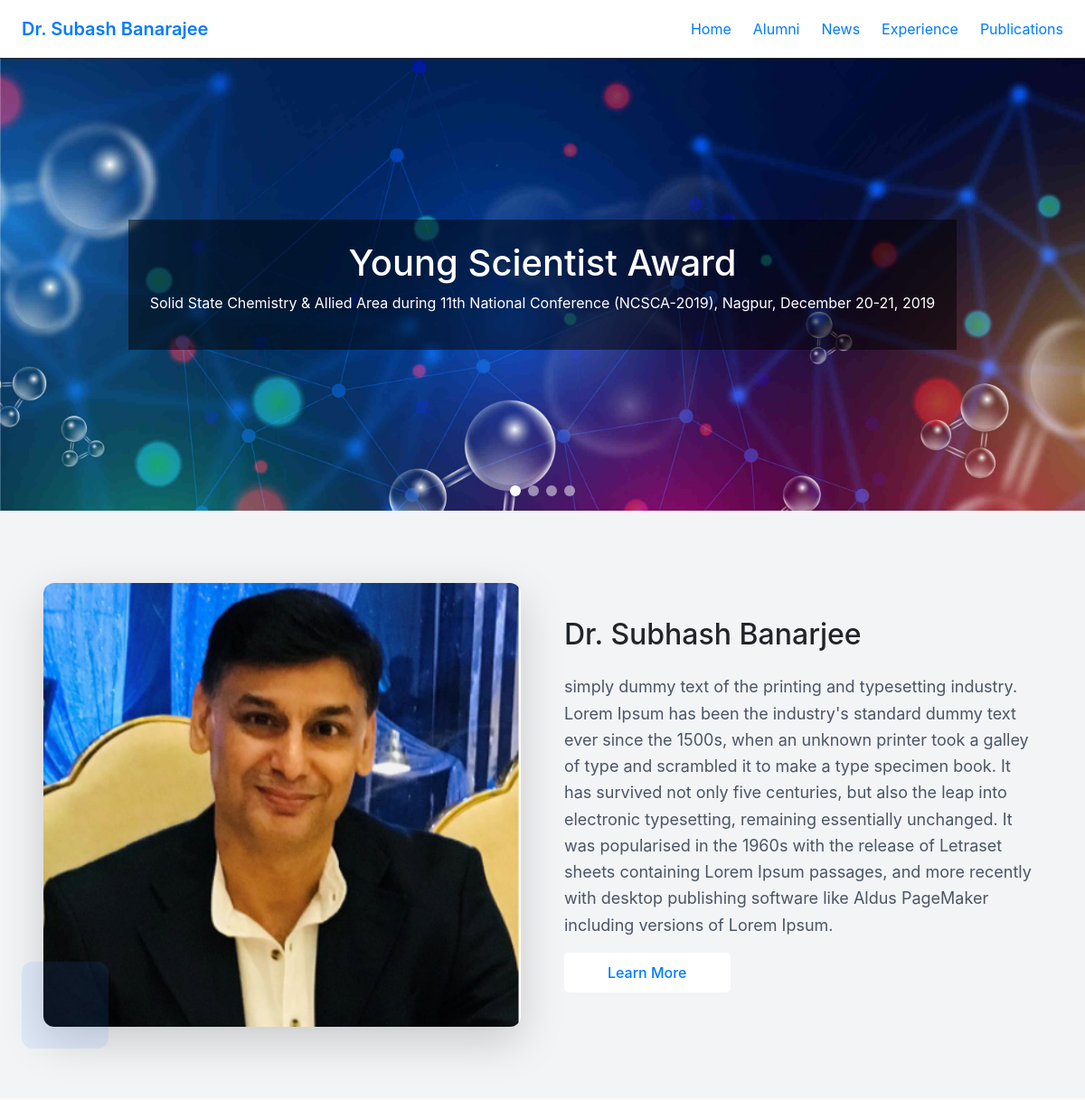
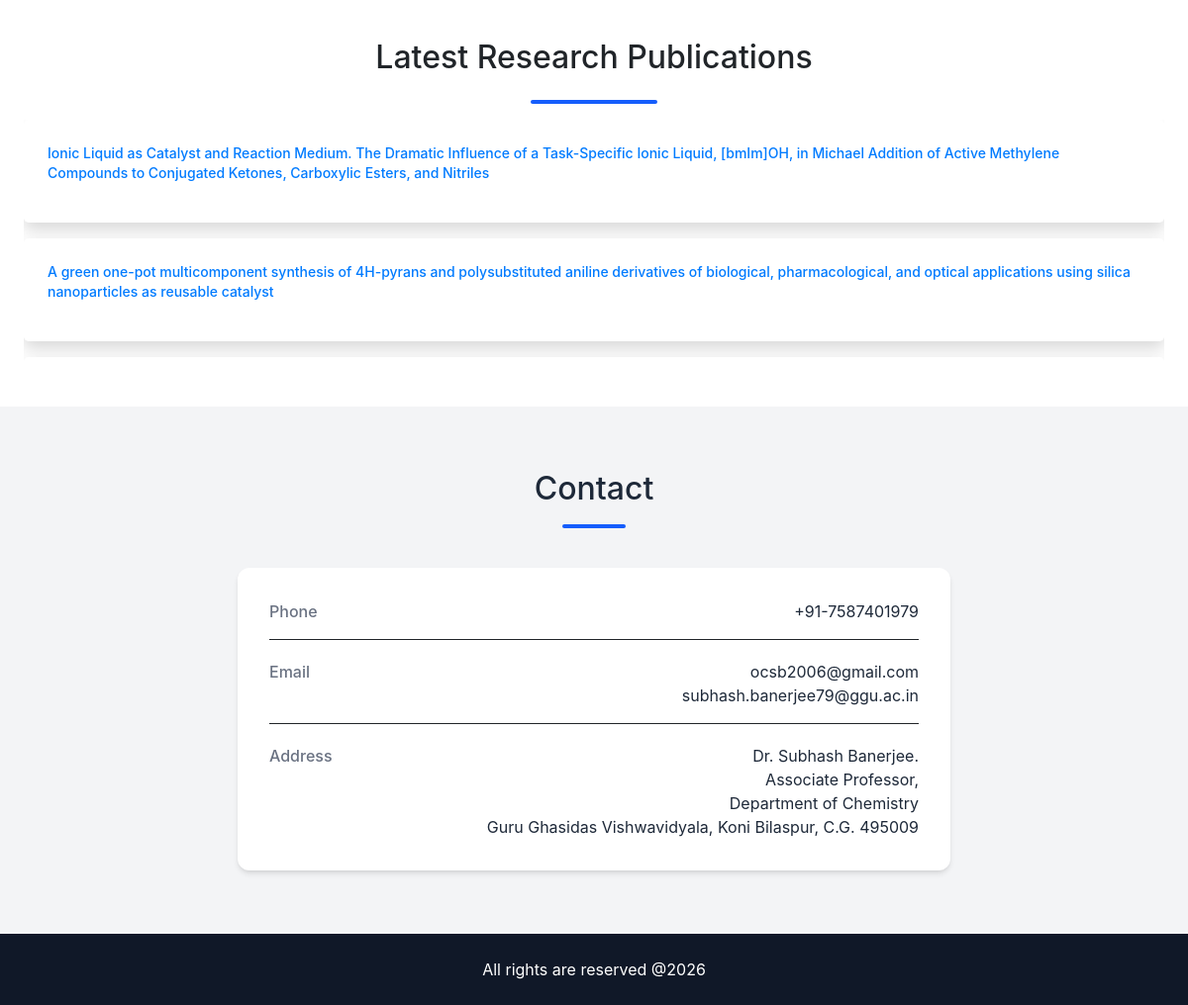
The page / on the database its author committed (2 pictures, top to bottom).
### core/models.py (models this page shows, shortened)
class SingletonModel(models.Model):
    class Meta:
        abstract = True
    @classmethod
    def load(cls):
        obj, created = cls.objects.get_or_create(pk=1)
        return obj

class SiteSettings(SingletonModel):
    site_name = models.CharField(max_length=200)
    logo = models.ImageField(upload_to="logo/", blank=True, null=True)
    announcement_text = models.CharField(max_length=255, blank=True)
    announcement_link = models.URLField(blank=True)

class NavigationItem(models.Model):
    name = models.CharField(max_length=100)
    url = models.CharField(max_length=200)
    order = models.PositiveIntegerField(default=0)
    is_active = models.BooleanField(default=True)
    class Meta:
        ordering = ['order']

class Footer(SingletonModel):
    content = models.TextField()

### home/models.py (models this page shows, shortened)
class HeroSlider(models.Model):
    title = models.CharField(max_length=200)
    subtitle = models.TextField(blank=True)
    background_image = models.ImageField(upload_to="slider/")
    order = models.PositiveIntegerField(default=0)
    is_active = models.BooleanField(default=True)
    class Meta:
        ordering = ['order']

class About(models.Model):
    photo = models.ImageField(upload_to="about/")
    heading = models.CharField(max_length=200)
    description = models.TextField()
    @classmethod
    def load(cls):
        obj, created = cls.objects.get_or_create(pk=1)
        return obj

class ResearchHighlight(models.Model):
    title = models.CharField(max_length=300)
    link = models.URLField()
    order = models.PositiveIntegerField(default=0)
    class Meta:
        ordering = ['order']

### home/views.py (the view)
# urls.py: path('', home_view, name='home'),
def home_view(request):
    sliders = HeroSlider.objects.filter(is_active=True)
    about = About.load()
    research = ResearchHighlight.objects.all()
    return render(request, 'home/index.html', {
        'sliders': sliders,
        'about': about,
        'research': research,
    })

### core/context_processors.py (called while the page is built)
def global_data(request):
    return {
        'site_settings': SiteSettings.load(),
        'nav_items': NavigationItem.objects.filter(is_active=True),
        'footer': Footer.load(),
    }

### home/templates/home/index.html (shortened to what this page needs)
{% extends "base.html" %}
{% block content %}
<section class="relative overflow-hidden">
  <div id="slider" class="relative h-[500px]">
    {% for slide in sliders %}
      <div class="slide absolute inset-0 bg-cover bg-center flex items-center justify-center transition-all duration-700 opacity-0 translate-x-full"
           style="background-image: url('{{ slide.background_image.url }}');">
        <div class="bg-black/50 p-6 text-white text-center">
          <h1 class="text-3xl font-bold">{{ slide.title }}</h1>
          <p class="mt-2">{{ slide.subtitle }}</p>
        </div>
      </div>
    {% endfor %}
  </div>
  <div id="dots" class="absolute bottom-4 left-1/2 -translate-x-1/2 flex gap-2 z-10">
    {% for slide in sliders %}
      <span class="dot w-3 h-3 bg-white/50 rounded-full cursor-pointer"></span>
    {% endfor %}
  </div>
</section>
<section class="py-12 sm:py-14 lg:py-20 bg-gray-100">
  <div class="max-w-6xl mx-auto px-4 sm:px-6 lg:px-8
              grid grid-cols-1 md:grid-cols-2 gap-8 lg:gap-12 items-center">
    <div class="relative">
      <img src="{{ about.photo.url }}"
           alt="{{ about.heading }}"
           class="w-full h-auto sm:h-80 md:h-[420px] object-contain rounded-xl shadow-lg">
      <div class="hidden md:block absolute -bottom-6 -left-6 w-24 h-24 bg-blue-500/10 rounded-xl"></div>
    </div>
    <div>
      <h2 class="text-2xl sm:text-3xl lg:text-4xl font-bold mb-4 leading-snug">
        {{ about.heading }}
      </h2>
      <p class="text-gray-600 text-sm sm:text-base lg:text-lg leading-relaxed mb-6">
        {{ about.description }}
      </p>
      <a href="/experience"
         class="inline-block bg-white text-gray-600 px-5 py-2.5 rounded-lg text-sm sm:text-base font-medium hover:bg-blue-700 transition">
        Learn More
      </a>
    </div>
  </div>
</section>
<section class="py-10">
  <div class="max-w-6xl mx-auto">
    <h2 class="text-xl font-semibold mb-4 text-center">
      Latest Research Publications
    </h2>
    <div class="w-32 h-1 bg-blue-600 mx-auto mt-3 mb-3 rounded-full"></div>
    <div class="h-[250px] overflow-hidden relative">
      <div id="scrollContainer" class="flex flex-col gap-4 animate-scroll">
        {% for item in research %}
          <a href="{{ item.link }}" target="_blank"
             class="bg-white shadow p-4 rounded-lg hover:shadow-lg transition">
            <p class="text-sm font-medium">
              {{ item.title }}
            </p>
          </a>
        {% endfor %}
      </div>
    </div>
  </div>
</section>
<section class="py-12 lg:py-16 bg-gray-100">
  <div class="max-w-3xl mx-auto px-4 sm:px-6 lg:px-8">
    <div class="text-center mb-10">
      <h2 class="text-2xl sm:text-3xl font-bold text-gray-800">
        Contact
      </h2>
      <div class="w-16 h-1 bg-blue-600 mx-auto mt-3 rounded-full"></div>
    </div>
    <div class="bg-white rounded-xl shadow-md p-6 sm:p-8 space-y-5">
      <div class="flex flex-col sm:flex-row sm:items-center sm:justify-between border-b pb-3">
        <span class="text-gray-500 font-medium">Phone</span>
        <span class="text-gray-800">+91-7587401979</span>
      </div>
      <div class="flex flex-col sm:flex-row sm:items-start sm:justify-between border-b pb-3">
        <span class="text-gray-500 font-medium">Email</span>
        <span class="text-gray-800 text-right sm:text-left">
          ocsb2006@gmail.com <br>
          subhash.banerjee79@ggu.ac.in
        </span>
      </div>
      <div class="flex flex-col sm:flex-row sm:items-start sm:justify-between ">
        <span class="text-gray-500 font-medium">Address</span>
        <span class="text-gray-800 text-right sm:text-left">
          Dr. Subhash Banerjee. <br>
          Associate Professor, <br>
          Department of Chemistry<br>
          Guru Ghasidas Vishwavidyala, Koni Bilaspur, C.G. 495009
        </span>
      </div>
    </div>
  </div>
</section>
{% endblock %}

### templates/includes/navbar.html (shortened to what this page needs)
<nav class="bg-white border-b">
  <div class="max-w-7xl mx-auto px-4 sm:px-6 lg:px-8">
    <div class="flex justify-between h-16 items-center">
      <div class="flex-shrink-0 text-xl font-semibold">
         <a href="/"  rel="noopener noreferrer">{{site_settings.site_name}}</a>
      </div>
      <div class="hidden md:flex gap-6">
        {% for item in nav_items %}
          <a href="{{ item.url }}" class="text-gray-700 hover:text-blue-600 transition">
            {{ item.name }}
          </a>
        {% endfor %}
      </div>
    </div>
  </div>
</nav>

### templates/includes/footer.html
<footer class="bg-gray-900 text-white p-6 text-center">
  {{ footer.content }}
</footer>

### templates/base.html (style rules this page uses)
.animate-scroll { animation: scrollVertical 15s linear infinite; }

### rows shown on the page
SiteSettings: site_name "Dr. Subash Banarajee"
NavigationItem: name "Home"
NavigationItem: name "Alumni"
NavigationItem: name "News"
NavigationItem: name "Experience"
NavigationItem: name "Publications"
HeroSlider: background_image (picture), title "Young Scientist Award", subtitle "Solid State Chemistry & Allied Area during 11th National Conference (NCSCA-2019), Nagpur, December 20-21, 2019"
About: photo (picture), heading "Dr. Subhash Banarjee", description "simply dummy text of the printing and typesetting industry. Lorem Ipsum has been the industry's standard dummy text ever since the 1500s, when an unknown printer took a galley of type and scrambled it to make a type specimen book. It has survived not only five centuries, but also the leap into electronic typesetting, remaining essentially unchanged. It was popularised in the 1960s with the release of Letraset sheets containing Lorem Ipsum passages, and more recently with desktop publishing software like Aldus PageMaker including versions of Lorem Ipsum."
ResearchHighlight: title "Ionic Liquid as Catalyst and Reaction Medium. The Dramatic Influence of a Task-Specific Ionic Liquid, [bmIm]OH, in Michael Addition of Active Methylene Compounds to Conjugated Ketones, Carboxylic Esters, and Nitriles"
ResearchHighlight: title "A green one-pot multicomponent synthesis of 4H-pyrans and polysubstituted aniline derivatives of biological, pharmacological, and optical applications using silica nanoparticles as reusable catalyst"
Footer: content "All rights are reserved @2026"
